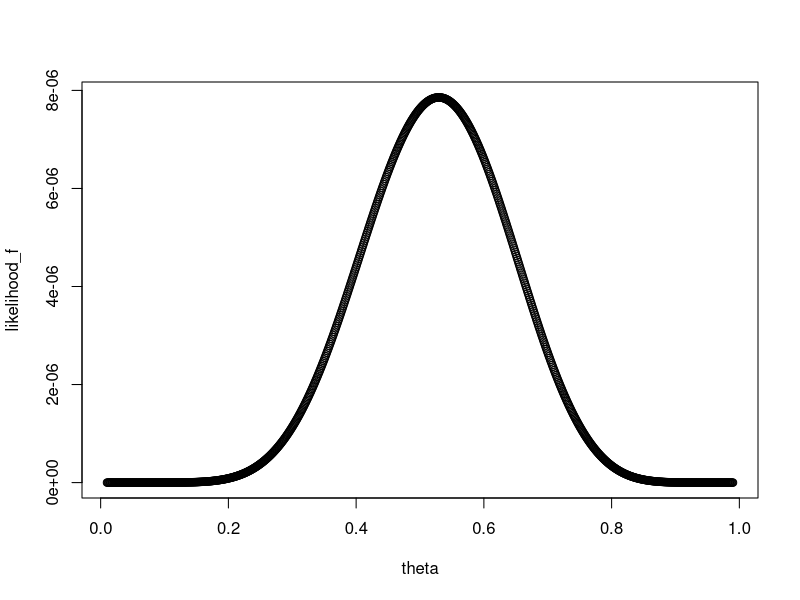
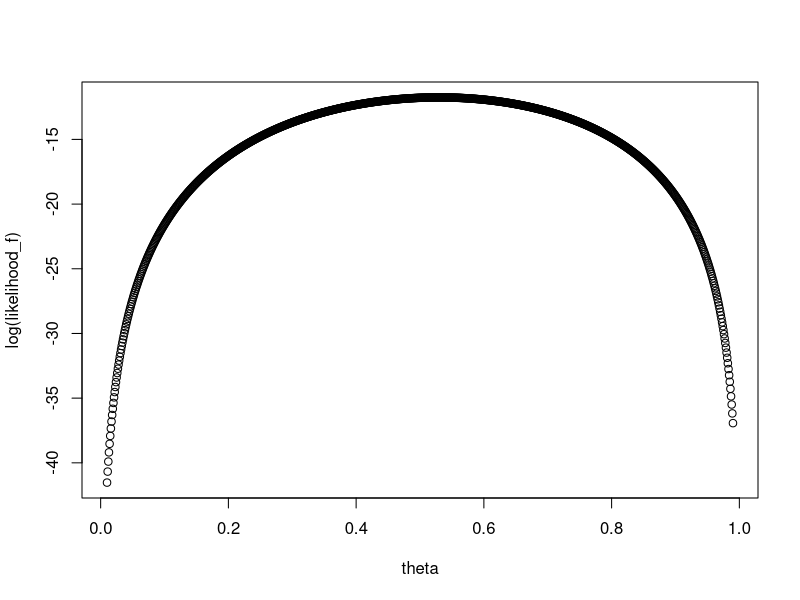
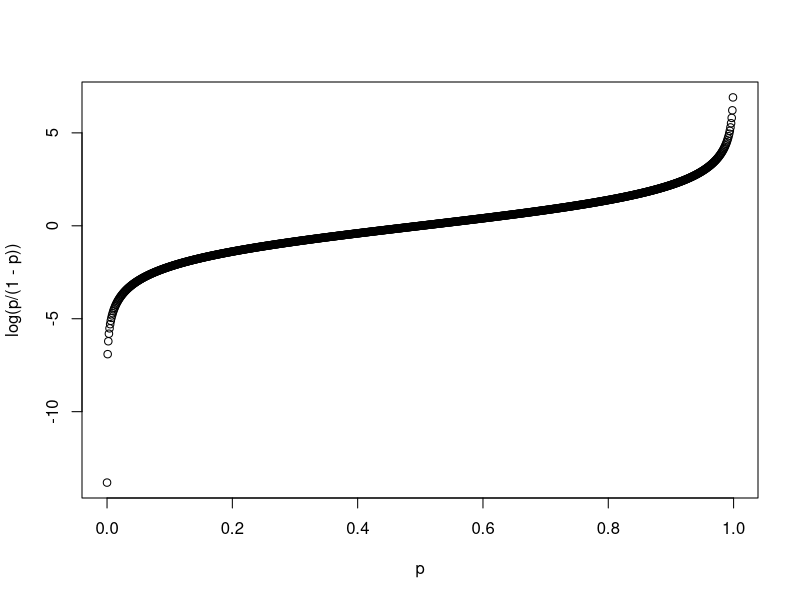

Generate these figures, in order, with R:
# GLM - simple example of maximum likelihood (ML) estimation using coin flip

theta <- seq(from=0.01, to = 0.99, by = 0.001)
theta

likelihood_f <- theta^9*(1-theta)^8 # 9 heads, 8 tails

plot(theta, likelihood_f)

which.max(likelihood_f)

theta[520]

plot(theta, log(likelihood_f))

log_likelihood <- log(likelihood_f)

which.max(log_likelihood)

#---------

p <- seq(from=0.000001, to = 0.9999999099, by = 0.001)
p/(1-p) # odds
plot(p, log(p/(1-p)))
